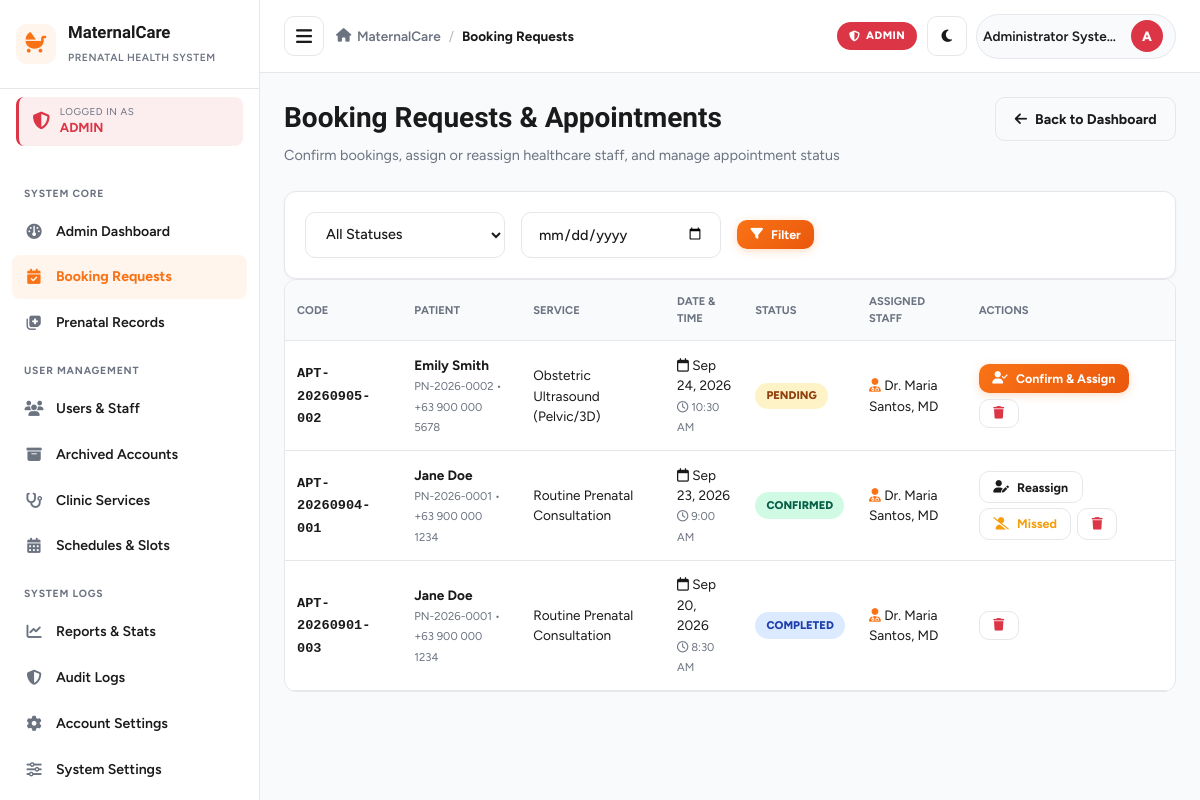
The page /admin/appointments.php (signed in) on the database its author committed.
### tables this page shows
CREATE TABLE IF NOT EXISTS `appointments` (
    `id` INT AUTO_INCREMENT PRIMARY KEY,
    `appointment_code` VARCHAR(20) NOT NULL UNIQUE,
    `patient_id` INT NOT NULL,
    `service_id` INT NOT NULL,
    `healthcare_worker_id` INT DEFAULT NULL,
    `appointment_date` DATE NOT NULL,
    `appointment_time` TIME NOT NULL,
    `status` ENUM('pending', 'confirmed', 'completed', 'cancelled', 'missed') NOT NULL DEFAULT 'pending',
    `notes` TEXT DEFAULT NULL,
    `room` VARCHAR(100) DEFAULT NULL,
    `worker_notified` TINYINT(1) NOT NULL DEFAULT 0,
    `worker_confirmed_at` DATETIME DEFAULT NULL,
    `created_at` TIMESTAMP DEFAULT CURRENT_TIMESTAMP,
    `updated_at` TIMESTAMP DEFAULT CURRENT_TIMESTAMP ON UPDATE CURRENT_TIMESTAMP,
    INDEX `idx_appt_date_service` (`appointment_date`, `service_id`, `status`),
    FOREIGN KEY (`patient_id`) REFERENCES `patients`(`id`) ON DELETE CASCADE,
    FOREIGN KEY (`service_id`) REFERENCES `services`(`id`) ON DELETE RESTRICT,
    FOREIGN KEY (`healthcare_worker_id`) REFERENCES `users`(`id`) ON DELETE SET NULL
);

CREATE TABLE IF NOT EXISTS `users` (
    `id` INT AUTO_INCREMENT PRIMARY KEY,
    `username` VARCHAR(50) NOT NULL UNIQUE,
    `email` VARCHAR(100) NOT NULL UNIQUE,
    `password` VARCHAR(255) NOT NULL,
    `role` ENUM('patient', 'healthcare_worker', 'admin') NOT NULL DEFAULT 'patient',
    `full_name` VARCHAR(100) NOT NULL,
    `phone` VARCHAR(20) DEFAULT NULL,
    `status` ENUM('active', 'inactive', 'archived') NOT NULL DEFAULT 'active',
    `address` TEXT DEFAULT NULL,
    `avatar` VARCHAR(255) DEFAULT NULL,
    `room` VARCHAR(100) DEFAULT NULL,
    `deleted_at` TIMESTAMP NULL DEFAULT NULL,
    `created_at` TIMESTAMP DEFAULT CURRENT_TIMESTAMP,
    `updated_at` TIMESTAMP DEFAULT CURRENT_TIMESTAMP ON UPDATE CURRENT_TIMESTAMP
);

CREATE TABLE IF NOT EXISTS `patients` (
    `id` INT AUTO_INCREMENT PRIMARY KEY,
    `user_id` INT NOT NULL,
    `patient_code` VARCHAR(20) NOT NULL UNIQUE,
    `dob` DATE DEFAULT NULL,
    `address` TEXT DEFAULT NULL,
    `blood_type` VARCHAR(5) DEFAULT 'A+',
    `emergency_contact_name` VARCHAR(100) DEFAULT NULL,
    `emergency_contact_phone` VARCHAR(20) DEFAULT NULL,
    `lmp` DATE DEFAULT NULL,
    `edd` DATE DEFAULT NULL,
    `gravida` INT DEFAULT 1,
    `para` INT DEFAULT 0,
    `abortus` INT DEFAULT 0,
    `medical_history` TEXT DEFAULT NULL,
    `created_at` TIMESTAMP DEFAULT CURRENT_TIMESTAMP,
    FOREIGN KEY (`user_id`) REFERENCES `users`(`id`) ON DELETE CASCADE
);

CREATE TABLE IF NOT EXISTS `services` (
    `id` INT AUTO_INCREMENT PRIMARY KEY,
    `service_name` VARCHAR(100) NOT NULL,
    `description` TEXT DEFAULT NULL,
    `duration_minutes` INT NOT NULL DEFAULT 30,
    `max_daily_slots` INT NOT NULL DEFAULT 15,
    `is_active` TINYINT(1) NOT NULL DEFAULT 1,
    `created_at` TIMESTAMP DEFAULT CURRENT_TIMESTAMP
);

### config/config.php (called while the page is built, shortened)
<?php
function sanitize($data) {
    return htmlspecialchars(trim((string)$data), ENT_QUOTES, 'UTF-8');
}
function formatDate($dateStr, $format = 'M d, Y') {
    return date($format, strtotime($dateStr));
}

### admin/appointments.php (the view, shortened to what this page needs)
<?php
require_once __DIR__ . '/../config/config.php';
$statusFilter = $_GET['status'] ?? 'all';
$dateFilter = $_GET['date'] ?? '';
try {
    $db = getDB();
    $sql = "SELECT a.*, s.service_name, u.full_name as patient_name, u.phone as patient_phone, p.patient_code, hw.full_name as worker_name
            FROM appointments a
            JOIN patients p ON a.patient_id = p.id
            JOIN users u ON p.user_id = u.id
            JOIN services s ON a.service_id = s.id
            LEFT JOIN users hw ON a.healthcare_worker_id = hw.id
            WHERE 1=1";
    $params = [];
    $sql .= " ORDER BY FIELD(a.status, 'pending', 'confirmed', 'completed', 'missed', 'cancelled'), a.appointment_date ASC, a.appointment_time ASC";
    $stmt = $db->prepare($sql);
    $stmt->execute($params);
    $appointments = $stmt->fetchAll();
} catch (Exception $e) {
    die("Error loading booking requests: " . $e->getMessage());
}
include __DIR__ . '/../includes/header.php';
?>
<div class="page-header">
    <div class="page-title">
        <h1>Booking Requests & Appointments</h1>
        <p>Confirm bookings, assign or reassign healthcare staff, and manage appointment status</p>
    </div>
    <div>
        <a href="dashboard.php" class="btn btn-outline"><i class="fa-solid fa-arrow-left"></i> Back to Dashboard</a>
    </div>
</div>
<div class="dashboard-card" style="padding: 1.25rem;">
    <form method="GET" action="" style="display:flex; gap:1rem; flex-wrap:wrap; align-items:center;">
        <select name="status" class="form-control" style="max-width:200px;">
            <option value="all" <?php echo $statusFilter === 'all' ? 'selected' : ''; ?>>All Statuses</option>
        </select>
        <input type="date" name="date" class="form-control" style="max-width:200px;" value="<?php echo sanitize($dateFilter); ?>">
        <button type="submit" class="btn btn-primary btn-sm"><i class="fa-solid fa-filter"></i> Filter</button>
    </form>
</div>
<div class="table-responsive">
    <table class="table">
        <thead>
            <tr>
                <th>Code</th>
                <th>Patient</th>
                <th>Service</th>
                <th>Date & Time</th>
                <th>Status</th>
                <th>Assigned Staff</th>
                <th>Actions</th>
            </tr>
        </thead>
        <tbody>
            <?php if (count($appointments) > 0): ?>
                <?php foreach ($appointments as $a): ?>
                    <tr>
                        <td><strong><code><?php echo sanitize($a['appointment_code']); ?></code></strong></td>
                        <td>
                            <strong><?php echo sanitize($a['patient_name']); ?></strong><br>
                            <small class="text-muted"><?php echo sanitize($a['patient_code']); ?> &bull; <?php echo sanitize($a['patient_phone']); ?></small>
                        </td>
                        <td><?php echo sanitize($a['service_name']); ?></td>
                        <td>
                            <i class="fa-regular fa-calendar"></i> <?php echo formatDate($a['appointment_date']); ?><br>
                            <small class="text-muted"><i class="fa-regular fa-clock"></i> <?php echo date('g:i A', strtotime($a['appointment_time'])); ?></small>
                        </td>
                        <td>
                            <span class="badge badge-<?php echo $a['status']; ?>"><?php echo ucfirst($a['status']); ?></span>
                        </td>
                        <td>
                            <?php if (!empty($a['worker_name'])): ?>
                                <i class="fa-solid fa-user-doctor text-primary"></i> <?php echo sanitize($a['worker_name']); ?>
                            <?php else: ?>
                                <span class="badge badge-pending" style="font-size:0.75rem;">Unassigned</span>
                            <?php endif; ?>
                        </td>
                        <td>
                            <div style="display:flex; gap:0.35rem; flex-wrap:wrap;">
                                <?php if ($a['status'] === 'pending'): ?>
                                    <button type="button" class="btn btn-primary btn-sm js-assign-btn"
                                        data-appt='<?php echo htmlspecialchars(json_encode([
                                            "id" => (int)$a["id"], "code" => $a["appointment_code"],
                                            "patient_name" => $a["patient_name"], "service_name" => $a["service_name"],
                                            "date" => $a["appointment_date"], "time" => $a["appointment_time"],
                                            "worker_id" => (int)($a["healthcare_worker_id"] ?? 0),
                                            "room" => $a["room"] ?? '',
                                            "date_formatted" => date("M d, Y", strtotime($a["appointment_date"])),
                                            "time_formatted" => date("g:i A", strtotime($a["appointment_time"]))
                                        ]), ENT_QUOTES, 'UTF-8'); ?>'>
                                        <i class="fa-solid fa-user-check"></i> Confirm & Assign
                                    </button>
                                <?php elseif ($a['status'] === 'confirmed'): ?>
                                    <button type="button" class="btn btn-outline btn-sm js-assign-btn"
                                        data-appt='<?php echo htmlspecialchars(json_encode([
                                            "id" => (int)$a["id"], "code" => $a["appointment_code"],
                                            "patient_name" => $a["patient_name"], "service_name" => $a["service_name"],
                                            "date" => $a["appointment_date"], "time" => $a["appointment_time"],
                                            "worker_id" => (int)($a["healthcare_worker_id"] ?? 0),
                                            "room" => $a["room"] ?? '',
                                            "date_formatted" => date("M d, Y", strtotime($a["appointment_date"])),
                                            "time_formatted" => date("g:i A", strtotime($a["appointment_time"])),
                                            "reassign" => true
                                        ]), ENT_QUOTES, 'UTF-8'); ?>'>
                                        <i class="fa-solid fa-user-pen"></i> Reassign
                                    </button>
                                    <button type="button" class="btn btn-outline btn-sm js-missed-btn" style="color:var(--warning);"
                                        data-appt-id="<?php echo (int)$a['id']; ?>">
                                        <i class="fa-solid fa-user-slash"></i> Missed
                                    </button>
                                <?php endif; ?>
                                <button type="button" class="btn btn-outline btn-sm js-delete-btn" style="color:var(--danger);"
                                    data-appt-id="<?php echo (int)$a['id']; ?>"
                                    data-appt-code="<?php echo htmlspecialchars($a['appointment_code'], ENT_QUOTES, 'UTF-8'); ?>"
                                    data-appt-name="<?php echo htmlspecialchars($a['patient_name'], ENT_QUOTES, 'UTF-8'); ?>"
                                    title="Delete appointment">
                                    <i class="fa-solid fa-trash"></i>
                                </button>
                            </div>
                        </td>
                    </tr>
                <?php endforeach; ?>
            <?php else: ?>
                <tr><td colspan="7" class="text-center p-4 text-muted">No appointments found matching your filters.</td></tr>
            <?php endif; ?>
        </tbody>
    </table>
</div>
<?php include __DIR__ . '/../includes/footer.php'; ?>

### assets/css/style.css (style rules this page uses)
:root { --primary: #f97316; --primary-dark: #ea580c; --primary-light: #fff5ed; --success: #10b981; --warning: #f59e0b; --danger: #dc3545; --info: #0d6efd; --bg-body: #f8fafc; --surface: #ffffff; --text-dark: #1a1a1a; --text-muted: #6b7280; --border-color: #e5e7eb; --radius-sm: 8px; --radius-md: 12px; --radius-lg: 16px; --shadow-sm: 0 1px 3px rgba(0, 0, 0, 0.05); --shadow-md: 0 4px 12px rgba(0, 0, 0, 0.08); --shadow-lg: 0 10px 30px rgba(0, 0, 0, 0.12); --transition: all 0.25s ease; --sidebar-width: 260px; }
* { margin: 0; padding: 0; box-sizing: border-box; }
html, body { max-width: 100%; overflow-x: hidden; }
body { font-family: 'Figtree', -apple-system, BlinkMacSystemFont, 'Segoe UI', sans-serif; background: var(--bg-body); color: var(--text-dark); line-height: 1.5; font-size: 15px; transition: background 0.3s ease, color 0.3s ease; }
h1, h2, h3, h4, h5, h6 { font-family: 'Bricolage Grotesque', 'Figtree', sans-serif; font-weight: 700; color: var(--text-dark); }
a { color: inherit; text-decoration: none; }
.page-header { display: flex; justify-content: space-between; align-items: flex-start; gap: 1rem; margin-bottom: 1.5rem; flex-wrap: wrap; }
.page-header h1 { font-size: 1.75rem; margin-bottom: 0.35rem; }
.page-header p { color: var(--text-muted); font-size: 0.9rem; }
.dashboard-card { background: var(--surface); border: 1px solid var(--border-color); border-radius: var(--radius-md); padding: 1.5rem; box-shadow: var(--shadow-sm); transition: background 0.3s ease, border-color 0.3s ease; }
.form-control { width: 100%; padding: 0.75rem 1rem; border: 1.5px solid var(--border-color); border-radius: 10px; background: var(--surface); color: var(--text-dark); font-family: inherit; font-size: 0.9rem; font-weight: 500; transition: var(--transition); outline: none; }
.form-control::placeholder { color: var(--text-muted); }
.btn { display: inline-flex; align-items: center; justify-content: center; gap: 0.5rem; padding: 0.65rem 1.15rem; border-radius: 10px; border: none; font-family: inherit; font-size: 0.88rem; font-weight: 700; cursor: pointer; transition: var(--transition); text-decoration: none; white-space: nowrap; }
.btn-primary { background: linear-gradient(135deg, #f97316 0%, #ea580c 100%); color: #fff; box-shadow: 0 2px 8px rgba(249, 115, 22, 0.25); }
.btn-outline { background: transparent; color: var(--text-dark); border: 1.5px solid var(--border-color); }
.btn-sm { padding: 0.45rem 0.85rem; font-size: 0.78rem; }
.badge { display: inline-block; padding: 0.3rem 0.7rem; border-radius: 20px; font-size: 0.7rem; font-weight: 800; text-transform: uppercase; }
.badge-confirmed { background: #d1fae5; color: #065f46; }
.badge-pending { background: #fef3c7; color: #92400e; }
.badge-completed { background: #dbeafe; color: #1e40af; }
.table-responsive { width: 100%; overflow-x: auto; border-radius: var(--radius-md); background: var(--surface); border: 1px solid var(--border-color); }
.table { width: 100%; border-collapse: collapse; font-size: 0.85rem; }
.table th { text-align: left; padding: 0.85rem 0.75rem; font-size: 0.7rem; text-transform: uppercase; color: var(--text-muted); font-weight: 700; background: var(--bg-body); border-bottom: 1px solid var(--border-color); }
.table td { padding: 0.85rem 0.75rem; font-size: 0.85rem; border-bottom: 1px solid var(--border-color); color: var(--text-dark); }
.text-muted { color: var(--text-muted); }
.text-primary { color: var(--primary); }

### rows shown on the page
appointments: appointment_code "APT-20260905-002", users.full_name "Emily Smith", patient.patient_code "PN-2026-0002", users.phone "+63 900 000 5678", service.service_name "Obstetric Ultrasound (Pelvic/3D)", appointment_date "Sep 24, 2026", appointment_time "10:30 AM", status "PENDING", healthcare_worker.full_name "Dr. Maria Santos, MD"
appointments: appointment_code "APT-20260904-001", users.full_name "Jane Doe", patient.patient_code "PN-2026-0001", users.phone "+63 900 000 1234", service.service_name "Routine Prenatal Consultation", appointment_date "Sep 23, 2026", appointment_time "9:00 AM", status "CONFIRMED", healthcare_worker.full_name "Dr. Maria Santos, MD"
appointments: appointment_code "APT-20260901-003", users.full_name "Jane Doe", patient.patient_code "PN-2026-0001", users.phone "+63 900 000 1234", service.service_name "Routine Prenatal Consultation", appointment_date "Sep 20, 2026", appointment_time "8:30 AM", status "COMPLETED", healthcare_worker.full_name "Dr. Maria Santos, MD"

### other values the page prints
$role['label'] "ADMIN"
$item['section'] "SYSTEM CORE"
$item['label'] "Admin Dashboard"
$item['label'] "Booking Requests"
$item['label'] "Prenatal Records"
$item['section'] "USER MANAGEMENT"
$item['label'] "Users & Staff"
$item['label'] "Archived Accounts"
$item['label'] "Clinic Services"
$item['label'] "Schedules & Slots"
$item['section'] "SYSTEM LOGS"
$item['label'] "Reports & Stats"
$item['label'] "Audit Logs"
$item['label'] "Account Settings"
$item['label'] "System Settings"
